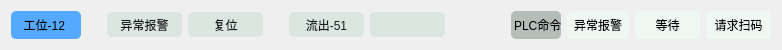
  <widget class="QWidget" name="layoutWidget_12">
   <property name="geometry">
    <rect>
     <x>20</x>
     <y>569</y>
     <width>781</width>
     <height>30</height>
    </rect>
   </property>
   <layout class="QGridLayout" name="gridLayout_12">
    <item row="0" column="10">
     <widget class="QPushButton" name="pb_CmdA_12">
      <property name="minimumSize">
       <size>
        <width>75</width>
        <height>25</height>
       </size>
      </property>
      <property name="styleSheet">
       <string notr="true">background: rgb(220, 230, 225);
border-color: rgb(0, 0, 0);
border-radius: 5px;
color:rgb(24, 28, 27);</string>
      </property>
      <property name="text">
       <string>流出-51</string>
      </property>
     </widget>
    </item>
    <item row="0" column="16">
     <widget class="QLabel" name="lb_RequestCode_12">
      <property name="minimumSize">
       <size>
        <width>65</width>
        <height>25</height>
       </size>
      </property>
      <property name="styleSheet">
       <string notr="true">border-radius: 5px;
background-color: rgb(240, 248, 244);</string>
      </property>
      <property name="text">
       <string>请求扫码</string>
      </property>
      <property name="alignment">
       <set>Qt::AlignCenter</set>
      </property>
     </widget>
    </item>
    <item row="0" column="13">
     <widget class="QLabel" name="label_15">
      <property name="minimumSize">
       <size>
        <width>50</width>
        <height>25</height>
       </size>
      </property>
      <property name="styleSheet">
       <string notr="true">border-radius: 5px;
background-color: rgb(180, 189, 184);</string>
      </property>
      <property name="text">
       <string> PLC命令</string>
      </property>
      <property name="alignment">
       <set>Qt::AlignCenter</set>
      </property>
     </widget>
    </item>
    <item row="0" column="3">
     <spacer name="horizontalSpacer_35">
      <property name="orientation">
       <enum>Qt::Horizontal</enum>
      </property>
      <property name="sizeType">
       <enum>QSizePolicy::Fixed</enum>
      </property>
      <property name="sizeHint" stdset="0">
       <size>
        <width>20</width>
        <height>20</height>
       </size>
      </property>
     </spacer>
    </item>
    <item row="0" column="6">
     <spacer name="horizontalSpacer_36">
      <property name="orientation">
       <enum>Qt::Horizontal</enum>
      </property>
      <property name="sizeType">
       <enum>QSizePolicy::Fixed</enum>
      </property>
      <property name="sizeHint" stdset="0">
       <size>
        <width>20</width>
        <height>20</height>
       </size>
      </property>
     </spacer>
    </item>
    <item row="0" column="4">
     <widget class="QPushButton" name="pb_Error_12">
      <property name="minimumSize">
       <size>
        <width>75</width>
        <height>25</height>
       </size>
      </property>
      <property name="styleSheet">
       <string notr="true">background: rgb(220, 230, 225);
border-color: rgb(0, 0, 0);
border-radius: 5px;
color:rgb(24, 28, 27);</string>
      </property>
      <property name="text">
       <string>异常报警</string>
      </property>
     </widget>
    </item>
    <item row="0" column="12">
     <spacer name="horizontalSpacer_37">
      <property name="orientation">
       <enum>Qt::Horizontal</enum>
      </property>
      <property name="sizeType">
       <enum>QSizePolicy::Fixed</enum>
      </property>
      <property name="sizeHint" stdset="0">
       <size>
        <width>60</width>
        <height>20</height>
       </size>
      </property>
     </spacer>
    </item>
    <item row="0" column="11">
     <widget class="QPushButton" name="pb_CmdB_12">
      <property name="minimumSize">
       <size>
        <width>75</width>
        <height>25</height>
       </size>
      </property>
      <property name="styleSheet">
       <string notr="true">background: rgb(220, 230, 225);
border-color: rgb(0, 0, 0);
border-radius: 5px;
color:rgb(24, 28, 27);</string>
      </property>
      <property name="text">
       <string/>
      </property>
     </widget>
    </item>
    <item row="0" column="15">
     <widget class="QLabel" name="lb_Wait_12">
      <property name="minimumSize">
       <size>
        <width>65</width>
        <height>25</height>
       </size>
      </property>
      <property name="styleSheet">
       <string notr="true">border-radius: 5px;
background-color: rgb(240, 248, 244);</string>
      </property>
      <property name="text">
       <string>等待</string>
      </property>
      <property name="alignment">
       <set>Qt::AlignCenter</set>
      </property>
     </widget>
    </item>
    <item row="0" column="2">
     <widget class="QLabel" name="lb_WorkStation_12">
      <property name="minimumSize">
       <size>
        <width>70</width>
        <height>28</height>
       </size>
      </property>
      <property name="styleSheet">
       <string notr="true">border-radius: 5px;
background-color: rgb(85, 170, 255);</string>
      </property>
      <property name="text">
       <string>工位-12 </string>
      </property>
      <property name="alignment">
       <set>Qt::AlignCenter</set>
      </property>
     </widget>
    </item>
    <item row="0" column="14">
     <widget class="QLabel" name="lb_Error_12">
      <property name="minimumSize">
       <size>
        <width>62</width>
        <height>25</height>
       </size>
      </property>
      <property name="styleSheet">
       <string notr="true">border-radius: 5px;
background-color: rgb(240, 248, 244);</string>
      </property>
      <property name="text">
       <string>异常报警</string>
      </property>
      <property name="alignment">
       <set>Qt::AlignCenter</set>
      </property>
     </widget>
    </item>
    <item row="0" column="5">
     <widget class="QPushButton" name="pb_Reset_12">
      <property name="minimumSize">
       <size>
        <width>75</width>
        <height>25</height>
       </size>
      </property>
      <property name="styleSheet">
       <string notr="true">background: rgb(220, 230, 225);
border-color: rgb(0, 0, 0);
border-radius: 5px;
color:rgb(24, 28, 27);</string>
      </property>
      <property name="text">
       <string>复位</string>
      </property>
     </widget>
    </item>
   </layout>
  </widget>
